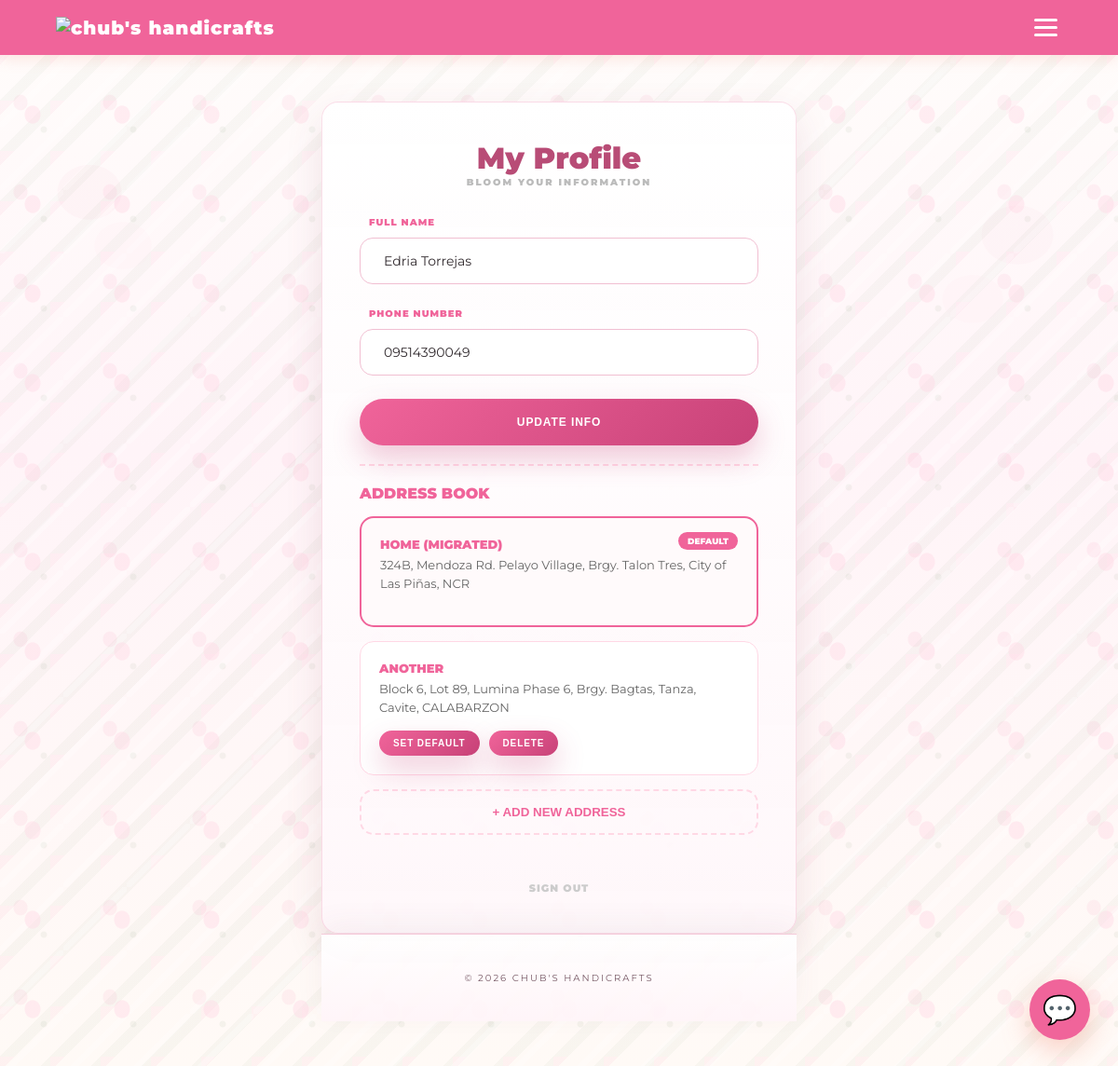
The app's page /profile.php (signed in) with its own data.
### tables this page shows
CREATE TABLE `users` (
  `user_id` int(11) NOT NULL AUTO_INCREMENT,
  `name` varchar(255) NOT NULL,
  `phone` varchar(20) DEFAULT NULL,
  `email` varchar(255) NOT NULL,
  `mobile_no` varchar(20) NOT NULL,
  `password` varchar(255) DEFAULT NULL,
  `address` text NOT NULL,
  `role` varchar(50) DEFAULT 'customer',
  `profile_pic` varchar(255) DEFAULT 'default.png',
  `last_viewed_completed` timestamp NULL DEFAULT NULL,
  PRIMARY KEY (`user_id`)
);

CREATE TABLE `user_addresses` (
  `id` int(11) NOT NULL AUTO_INCREMENT,
  `user_id` int(11) DEFAULT NULL,
  `label` varchar(50) DEFAULT NULL,
  `full_address` text DEFAULT NULL,
  `is_default` tinyint(1) DEFAULT 0,
  PRIMARY KEY (`id`)
);

### profile.php (the view, shortened to what this page needs)
<?php
require_once 'db_connect.php';
$user_id = $_SESSION['user_id'];
$conn->query("CREATE TABLE IF NOT EXISTS user_addresses (
    id INT AUTO_INCREMENT PRIMARY KEY,
    user_id INT,
    label VARCHAR(50),
    full_address TEXT,
    is_default TINYINT(1) DEFAULT 0
)");
$user = $conn->query("SELECT * FROM users WHERE user_id = $user_id")->fetch_assoc();
$address_list = $conn->query("SELECT * FROM user_addresses WHERE user_id = $user_id ORDER BY is_default DESC, id DESC");
?>
<!DOCTYPE html>
<html lang="en">
<head>
    <link rel="stylesheet" href="https://unpkg.com/leaflet@1.9.4/dist/leaflet.css" />
    <link rel="stylesheet" href="assets/css/floral-theme.css">
</head>
<body>
<?php include 'navbar.php'; ?>
<div class="container">
    <div class="profile-card">
    <h2>My Profile</h2>
    <span class="sub-tag">Bloom your information</span>
    <form method="POST" action="" style="border-bottom: 2px dashed var(--peach); padding-bottom: 20px; margin-bottom: 20px;">
        <div class="form-group">
            <label>Full Name</label>
            <input type="text" name="name" value="<?= htmlspecialchars($user['name']) ?>" required>
        </div>
        <div class="form-group">
            <label>Phone Number</label>
            <input type="tel" name="phone" value="<?= htmlspecialchars($user['phone'] ?? '') ?>" placeholder="e.g. 09123456789">
        </div>
        <button type="submit" name="update_profile" class="btn-save" style="margin-top: 0;">Update Info</button>
    </form>
    <h3 style="font-size: 16px; font-weight: 900; color: var(--coral); text-align: left; margin-bottom: 15px;">ADDRESS BOOK</h3>
    <?php if($address_list->num_rows > 0): while($addr = $address_list->fetch_assoc()): ?>
        <div class="address-box <?= $addr['is_default'] ? 'default' : '' ?>">
            <?php if($addr['is_default']) echo "<span class='badge-default'>Default</span>"; ?>
            <div class="addr-label"><?= htmlspecialchars($addr['label']) ?></div>
            <p class="addr-text"><?= htmlspecialchars($addr['full_address']) ?></p>
            <div class="addr-actions">
                <?php if(!$addr['is_default']): ?>
                    <form method="POST" style="margin:0;">
                        <button type="submit" name="set_default" class="btn-small">Set Default</button>
                    </form>
                    <form method="POST" style="margin:0;" onsubmit="return confirm('Are you sure you want to delete this address?');">
                        <button type="submit" name="delete_address" class="btn-small btn-delete">Delete</button>
                    </form>
                <?php endif; ?>
            </div>
        </div>
    <?php endwhile; else: ?>
        <p style="font-size:12px; color:#888; text-align:center; margin-bottom: 20px;">No addresses saved yet.</p>
    <?php endif; ?>
    <button type="button" class="btn-add-trigger" onclick="document.getElementById('newAddressForm').style.display='block'; this.style.display='none'; map.invalidateSize();">
        + Add New Address
    </button>
    <a href="logout.php" class="logout-link">Sign Out</a>
</div>
<footer>
    &copy; 2026 Chub's Handicrafts
</footer>
</body>
</html>

### navbar.php (shortened to what this page needs)
<div class="top-nav-container">
    <a href="index.php" class="nav-brand" style="border: none; background: none; box-shadow: none; padding: 0 !important;">
        <img src="img/chubs_logo.png" alt="Chub's Handicrafts" style="max-height: 65px; width: auto; object-fit: contain;">
    </a>
    <button class="hamburger-btn" id="hamburgerBtn">
        <span></span>
        <span></span>
        <span></span>
    </button>
</div>
<?php if(!empty($_SESSION['user_logged_in'])): ?>
    <a href="javascript:void(0);" class="floating-chat-btn" id="floatingChatBtn" onclick="toggleChatPopup()">
        💬
    </a>
<?php else: ?>
    <a href="login.php" class="floating-chat-btn" onclick="alert('Please login to use the chat feature.');">
        💬
    </a>
<?php endif; ?>

### profile.php (style rules this page uses)
:root { --coral: #f18973; --peach: #fce0d8; --text: #444; --bg: #fdf2f2; }
body { font-family: 'Montserrat', sans-serif; background-color: var(--bg); margin: 0; color: var(--text); }
.container { max-width: 550px; margin: 50px auto; padding: 0 20px; }
.profile-card { background: white; padding: 40px; border-radius: 35px; border: 1px solid var(--peach); box-shadow: 0 20px 40px rgba(241, 137, 115, 0.1); text-align: center; }
h2 { font-size: 32px; font-weight: 900; color: var(--coral); margin: 0; }
.sub-tag { font-size: 10px; font-weight: 900; text-transform: uppercase; color: #bbb; letter-spacing: 2px; display: block; margin-bottom: 30px; }
.form-group { text-align: left; margin-bottom: 25px; }
label { display: block; font-size: 10px; font-weight: 900; text-transform: uppercase; color: var(--coral); margin-bottom: 10px; margin-left: 10px; letter-spacing: 1px; }
input[type="text"], input[type="tel"], textarea { width: 100%; padding: 15px 25px; border: 2px solid var(--bg); border-radius: 50px; font-family: 'Montserrat', sans-serif; font-size: 14px; box-sizing: border-box; outline: none; background: #fffcfc; color: var(--text); transition: 0.3s; }
.btn-save { width: 100%; padding: 18px; background: var(--coral); color: white; border: none; border-radius: 50px; font-weight: 900; font-size: 12px; text-transform: uppercase; cursor: pointer; transition: 0.3s; box-shadow: 0 10px 20px rgba(241, 137, 115, 0.2); margin-top: 15px; }
.logout-link { display: inline-block; margin-top: 30px; text-decoration: none; color: #ccc; font-size: 11px; font-weight: 900; text-transform: uppercase; transition: 0.3s; letter-spacing: 1px; }
footer { text-align: center; font-size: 10px; color: #bbb; padding: 40px 20px; text-transform: uppercase; letter-spacing: 2px; }
.address-box { background: #fff; border: 1px solid var(--peach); border-radius: 15px; padding: 20px; margin-bottom: 15px; position: relative; text-align: left; }
.address-box.default { border: 2px solid var(--coral); background: #fffafb; }
.addr-label { font-weight: 900; font-size: 13px; color: var(--coral); text-transform: uppercase; margin-bottom: 5px; }
.addr-text { font-size: 13px; color: #666; line-height: 1.5; margin: 0; }
.badge-default { position: absolute; top: 15px; right: 20px; background: var(--coral); color: white; padding: 4px 10px; border-radius: 50px; font-size: 9px; font-weight: 900; text-transform: uppercase; }
.addr-actions { margin-top: 15px; display: flex; gap: 10px; }
.btn-small { background: var(--peach); color: var(--coral); border: none; padding: 8px 15px; border-radius: 50px; font-size: 10px; font-weight: 900; cursor: pointer; text-transform: uppercase; transition: 0.3s; }
.btn-delete { background: #ffebee; color: #ff4757; }
.btn-add-trigger { width: 100%; background: none; border: 2px dashed var(--peach); color: var(--coral); padding: 15px; border-radius: 15px; font-weight: 900; cursor: pointer; text-transform: uppercase; margin-bottom: 20px; }

### navbar.php (style rules this page uses)
.top-nav-container { background: var(--coral, #f18973); padding: 15px 5%; display: flex; justify-content: space-between; align-items: center; position: sticky; top: 0; z-index: 1000; box-shadow: 0 4px 15px rgba(241, 137, 115, 0.2); }
.top-nav-container .nav-brand { font-family: 'Montserrat', sans-serif; font-weight: 900; font-size: 20px; text-transform: lowercase; letter-spacing: 1px; color: white; text-decoration: none; }
.hamburger-btn { background: none; border: none; cursor: pointer; display: flex; flex-direction: column; gap: 5px; padding: 5px; z-index: 1002; }
.hamburger-btn span { display: block; width: 25px; height: 3px; background-color: white; border-radius: 3px; transition: transform 0.3s ease, opacity 0.3s ease, background-color 0.3s ease; }
.floating-chat-btn { position: fixed; bottom: 30px; right: 30px; width: 65px; height: 65px; background: var(--coral, #f18973); color: white; border-radius: 50%; display: flex; justify-content: center; align-items: center; text-decoration: none; box-shadow: 0 10px 30px rgba(241, 137, 115, 0.4); z-index: 9999; font-size: 30px; transition: 0.3s cubic-bezier(0.4, 0, 0.2, 1); cursor: pointer; }

### records on screen
users: name "Edria Torrejas", phone "09514390049"
user_addresses: is_default "DEFAULT", label "HOME (MIGRATED)", full_address "324B, Mendoza Rd. Pelayo Village, Brgy. Talon Tres, City of Las Piñas, NCR"
user_addresses: label "ANOTHER", full_address "Block 6, Lot 89, Lumina Phase 6, Brgy. Bagtas, Tanza, Cavite, CALABARZON"
